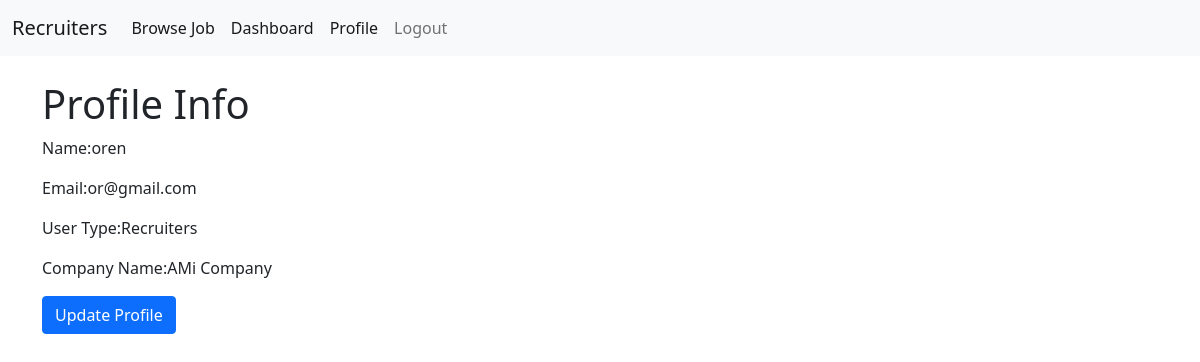
The page /profile-view/ (signed in) on the database its author committed.
### JobPortalApp/models.py (models this page shows, shortened)
class UserModel(AbstractUser):
    USER_TYPES = [
        ('Recruiters','Recruiters'),
        ('Jobseekers','Jobseekers'),
    ]
    display_name = models.CharField(max_length=120,null=True)
    user_type = models.CharField(choices=USER_TYPES,max_length=20,null=True)

class RecruitersModel(models.Model):
    recruiter = models.OneToOneField(
        UserModel,
        on_delete=models.CASCADE,
        related_name='recruiter_profile',
        null=True
        )
    company_name = models.CharField(null=True)
    address = models.TextField(null=True)
    contract = models.CharField(max_length=20,null=True)
    logo = models.ImageField(upload_to='company_logo',null=True)
    created_at = models.DateField(auto_now_add=True,null=True)
    updated_at = models.DateField(auto_now_add=True,null=True)

### JobPortalApp/views.py (the view)
# urls.py: path('profile-view/',profile_view,name='profile_view'),
@login_required
def profile_view(request):
    return render(request, 'profile.html')

### JobPortalApp/templates/profile.html
{% extends 'master/base.html' %}
{% block content %}
  <h1>Profile Info</h1>
  <p>Name:{{request.user.display_name}}</p>
  <p>Email:{{request.user.email}}</p>
  <p>User Type:{{request.user.user_type}}</p>
  {% if request.user.user_type == 'Recruiters' %}
  <p>Company Name:{{request.user.recruiter_profile.company_name}}</p>
  {% else %}
  <p>skill set:{{request.user.seeker_profile.skill_set}}</p>
  {% endif %}
  <a href="{% url 'update_profile' %}" class="btn btn-primary">Update Profile</a>
{% endblock %}

### JobPortalApp/templates/master/nav.html (shortened to what this page needs)
<nav class="navbar navbar-expand-lg navbar-light bg-light">
  <div class="container-fluid">
    <a class="navbar-brand" href="#">{{request.user.user_type}}</a>
    <div class="collapse navbar-collapse" id="navbarNav">
      <ul class="navbar-nav">
        <li class="nav-item">
          <a class="nav-link active" aria-current="page" href="{% url 'browse_job' %}">Browse Job</a>
        </li>
         {% if request.user.is_authenticated  %}
        <li class="nav-item">
          <a class="nav-link active" aria-current="page" href="{% url 'dashboard' %}">Dashboard</a>
        </li>
        <li class="nav-item">
          <a class="nav-link active" aria-current="page" href="{% url 'profile_view' %}">Profile</a>
        </li>
        <li class="nav-item">
          <a class="nav-link" href="{% url 'logout_page' %}">Logout</a>
        </li>
        {% endif %}
      </ul>
    </div>
  </div>
</nav>

### rows shown on the page
UserModel: user.user_type "Recruiters", user.display_name "oren", user.email "or@gmail.com", user.recruiter_profile.company_name "AMi Company"
